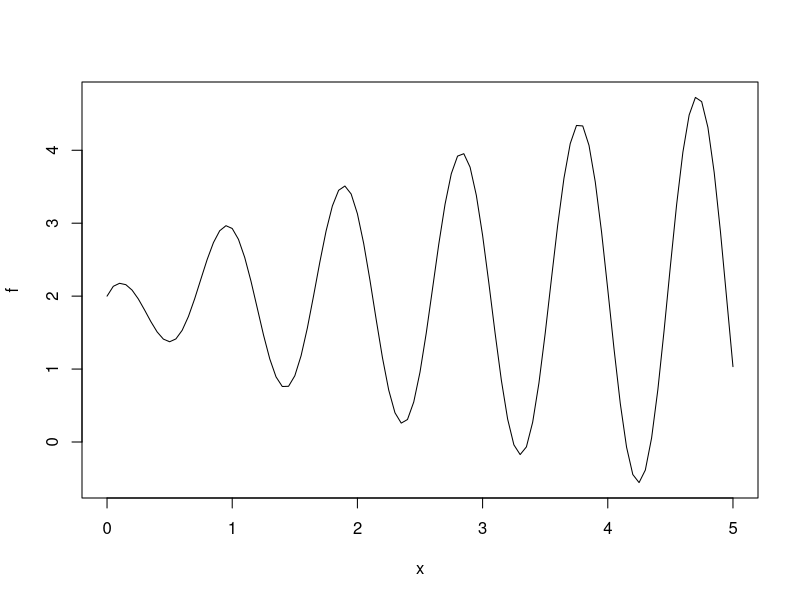
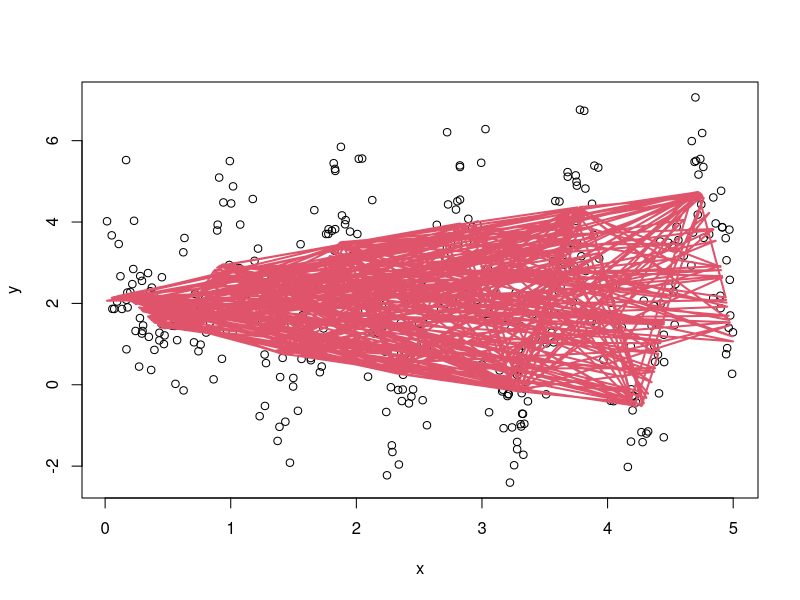
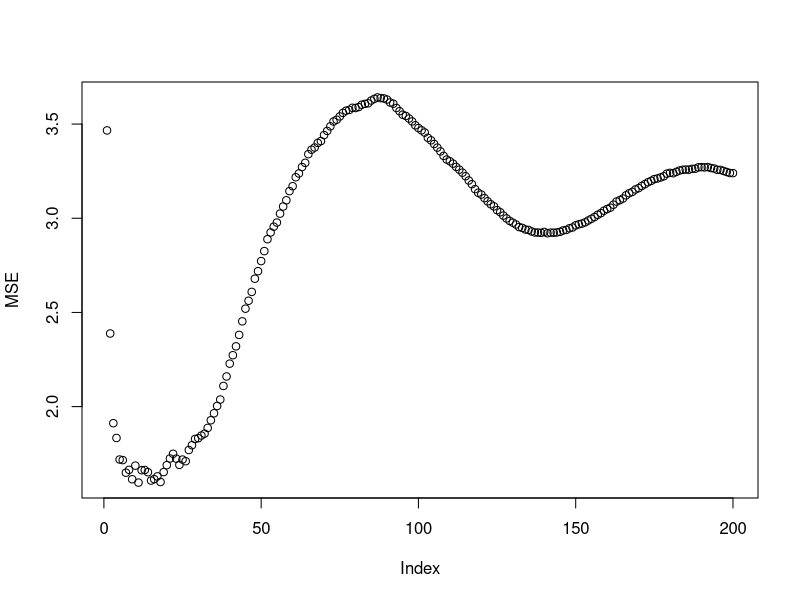
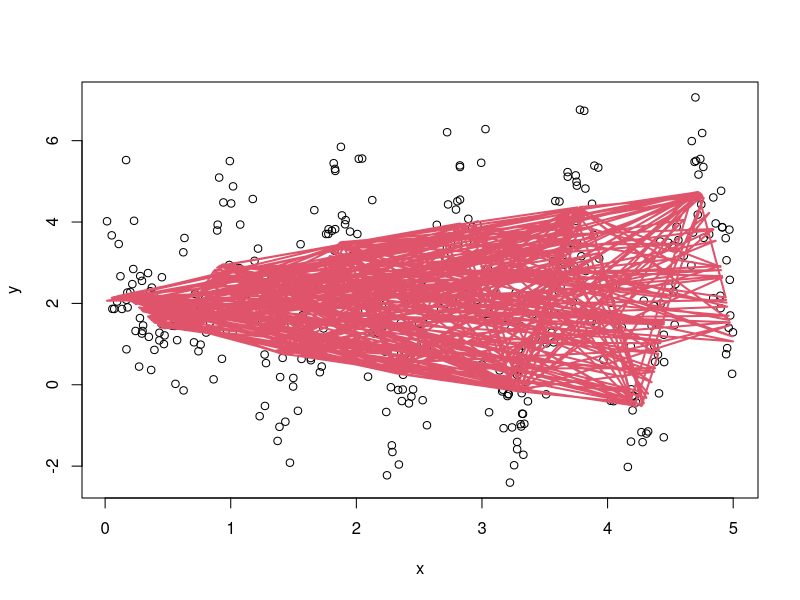

These charts were generated, in order, by the following R code: (Note: this script raises an error after producing the figures.)
#You can try to modify the denominator inside the cosine to change the complexity of f*
f=function(x){
  y=2+x^(.2)*cos(x/.15)/x^-.45
  return(y) }
plot(f,0,5)

#Points simulation: you change n and sigma
N=400
sigma=1.2
x=runif(N,0,5);#x=sort(x)  #For convenience, the input x is sorted
y=rep(0,times=N)
for(i in 1:N){
  y[i]=f(x[i])+rnorm(1,0,sigma)
}
plot(x,y)
points(x,f(x),type="l",col=2,lwd=2)

x_test = x[301:400]
y_test = y[301:400]

x_train =x[1:300]
y_train = y[1:300]



MSE <- vector()

#Estimator by k-neighbors
#k es el numero de vecinos y test=TRUE/FALSE determina si se estima sobre
#un grid cualquiera (FALSE) o sobre los x en la muestra de test (TRUE)
kn=function(k,test){
  if(test=="FALSE"){z=seq(0,5,by=0.01);ll=length(z)}  #predict on train
  if(test=="TRUE"){z=x_test;ll=length(z)}    #x_test is the name of set for prediction
  nk=rep(0,times=ll)
  for(j in 1:ll){
    veci=which(abs(z[j]-x_train) %in% sort(abs(z[j]-x_train))[1:k])
    nk[j]=sum(y_train[veci])/k
  }
  
  return(nk) 
  
}

#Graficando el estimador
for(k in 1:200){
  pred = kn(k,T)
  MSE[k] = mean((pred-y_test)^2)
 
}

plot(MSE)
min(MSE)
which.min(MSE) # 15
# Error irreducible es 1.44



k=14 #Puede cambiarlo


plot(x,y)
points(x,f(x),type="l",col=2,lwd=2)
points(z,kn(k,T),type="l",col=4,lwd=2)
points(z,kn(200,T),type="l",col=4,lwd=2)



##### b #######
#You can try to modify the denominator inside the cosine to change the complexity of f*
f=function(x){
  y=2+x^(.2)*cos(x/.15)/x^-.45
  return(y) }
plot(f,0,5)

#Points simulation: you change n and sigma
N=600
sigma=1.2
x=runif(N,0,5);#x=sort(x)  #For convenience, the input x is sorted
y=rep(0,times=N)
for(i in 1:N){
  y[i]=f(x[i])+rnorm(1,0,sigma)
}
plot(x,y)
points(x,f(x),type="l",col=2,lwd=2)

x_test = x[301:600]
y_test = y[301:600]

x_train =x[1:300]
y_train = y[1:300]



MSE <- vector()

#Estimator by k-neighbors
#k es el numero de vecinos y test=TRUE/FALSE determina si se estima sobre
#un grid cualquiera (FALSE) o sobre los x en la muestra de test (TRUE)
kn=function(k,test){
  if(test=="FALSE"){z=seq(0,5,by=0.01);ll=length(z)}  #predict on train
  if(test=="TRUE"){z=x_test;ll=length(z)}    #x_test is the name of set for prediction
  nk=rep(0,times=ll)
  for(j in 1:ll){
    veci=which(abs(z[j]-x_train) %in% sort(abs(z[j]-x_train))[1:k])
    nk[j]=sum(y_train[veci])/k
  }
  
  return(nk) 
  
}

#Graficando el estimador


for(k in 1:200){
  pred = kn(k,T)
  MSE[k] = mean((pred-y_test)^2)
  
}

plot(MSE)
min(MSE)
which.min(MSE) # 16
# Error irreducible es 1.44


##### c ##########  CV y LOO
N=400
sigma=1.2
x=runif(N,0,5);#x=sort(x)  #For convenience, the input x is sorted
y=rep(0,times=N)
for(i in 1:N){
  y[i]=f(x[i])+rnorm(1,0,sigma)
}
plot(x,y)
points(x,f(x),type="l",col=2,lwd=2)

## CV





###### d ########
#You can try to modify the denominator inside the cosine to change the complexity of f*
f=function(x){
  y=2+x^(.2)*cos(x/.15)/x^-.45
  return(y) }
plot(f,0,5)

#Points simulation: you change n and sigma
N=1000
sigma=1.2
x=runif(N,0,5);#x=sort(x)  #For convenience, the input x is sorted
y=rep(0,times=N)
for(i in 1:N){
  y[i]=f(x[i])+rnorm(1,0,sigma)
}
plot(x,y)
points(x,f(x),type="l",col=2,lwd=2)

x_test = x[501:N]
y_test = y[501:N]

x_train =x[1:500]
y_train = y[1:500]



MSE <- vector()

#Estimator by k-neighbors
#k es el numero de vecinos y test=TRUE/FALSE determina si se estima sobre
#un grid cualquiera (FALSE) o sobre los x en la muestra de test (TRUE)
kn=function(k,test){
  if(test=="FALSE"){z=seq(0,5,by=0.01);ll=length(z)}  #predict on train
  if(test=="TRUE"){z=x_test;ll=length(z)}    #x_test is the name of set for prediction
  nk=rep(0,times=ll)
  for(j in 1:ll){
    veci=which(abs(z[j]-x_train) %in% sort(abs(z[j]-x_train))[1:k])
    nk[j]=sum(y_train[veci])/k
  }
  
  return(nk) 
  
}

#Graficando el estimador


for(k in 1:200){
  pred = kn(k,T)
  MSE[k] = mean((pred-y_test)^2)
  
}

plot(MSE)
min(MSE)
which.min(MSE) # 15
# Error irreducible es 1.44



k=14 #Puede cambiarlo


plot(x,y)
points(x,f(x),type="l",col=2,lwd=2)
points(z,kn(k,T),type="l",col=4,lwd=2)



##################### e Bootstrap